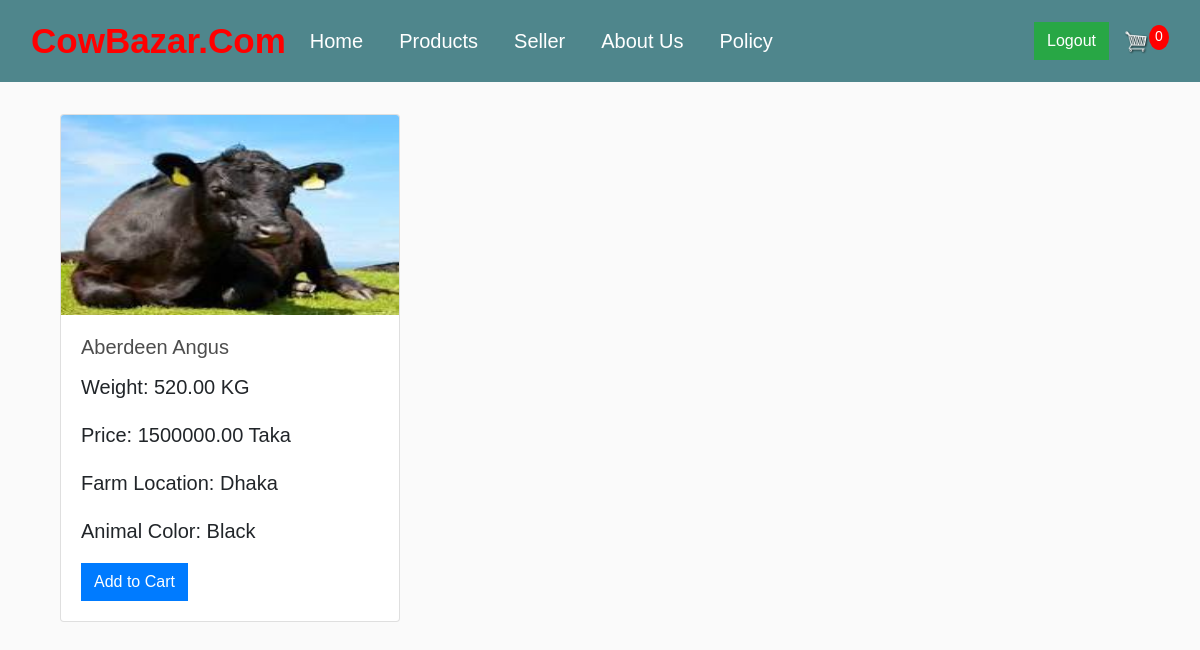
Page /home/ (signed in) on the committed database.
### home/models.py (models this page shows)
class Animal(models.Model):
    user = models.ForeignKey(User, on_delete=models.SET_NULL, null=True, blank=True)
    Animal_name = models.CharField(max_length=100)
    Animal_Weight = models.DecimalField(max_digits=10, decimal_places=2)
    Animal_Prize = models.DecimalField(max_digits=10, decimal_places=2)
    Animal_Farm = models.CharField(max_length=100, default='Unknown')
    Animal_color = models.CharField(max_length=100, default='Unknown')
    Animal_description = models.TextField()
    Animal_image = models.ImageField(upload_to='animal_images', default='')

### home/views.py (the view)
# urls.py: 2. Add a URL to urlpatterns:  path('', views.home, name='home')
def home(request):
    animals = Animal.objects.all()
    return render(request, 'home.html', {'animals': animals})

### home/templates/Home.html (shortened to what this page needs)
{% extends "base.html" %}
{% load static %}
{% block start %}
<div class="container">
  <div class="row">
    {% for animal in animals %}
    <div class="col-md-4">
      <div class="card">
        <img src="{{ animal.Animal_image.url }}" class="card-img-top" style="height: 200px">
        <div class="card-body">
          <h5 class="card-title">{{ animal.Animal_name }}</h5>
          <p class="card-text">Weight: {{ animal.Animal_Weight }} KG</p>
          <p class="card-text">Price: {{ animal.Animal_Prize }} Taka</p>
          <p class="card-text">Farm Location: {{ animal.Animal_Farm }}</p>
          <p class="card-text">Animal Color: {{ animal.Animal_description }}</p>
          <form action="{% url 'cart' %}" method="post">
            <button type="submit" class="btn btn-primary">Add to Cart</button>
          </form>
        </div>
      </div>
    </div>
    {% endfor %}
  </div>
</div>
{% endblock %}

### static/css/main.css (style rules this page uses)
body { background-color: hsl(0, 0%, 98%); }
h1,h2,h3,h4,h5,h6 { color:hsl(0, 0%, 30%); }
.btn { border-radius: 0; }

### rows in the picture
Animal: Animal_image (picture), Animal_name "Aberdeen Angus", Animal_Weight "520.00", Animal_Prize "1500000.00", Animal_Farm "Dhaka", Animal_description "Black"
